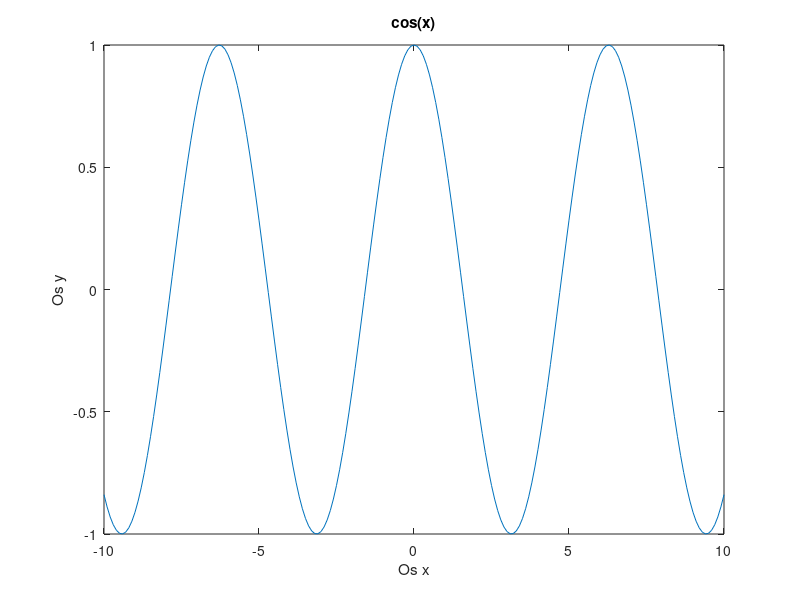

Reproduce this figure in MATLAB.
%% Zadanie 4 
% Oblicz wartosc funkcji cos(x) przyjmujac ze x zmienia sie od -10 do 10 z
% krokiem 0.1
% Andrzej Swietek

clc; clear;

x = -10:0.1:10;
y = cos(x);

disp("Wartoci Cosinusa")
disp(y)


% Wykresik
plot(x,y)

xlabel('Os x')
ylabel('Os y')
title("cos(x)")